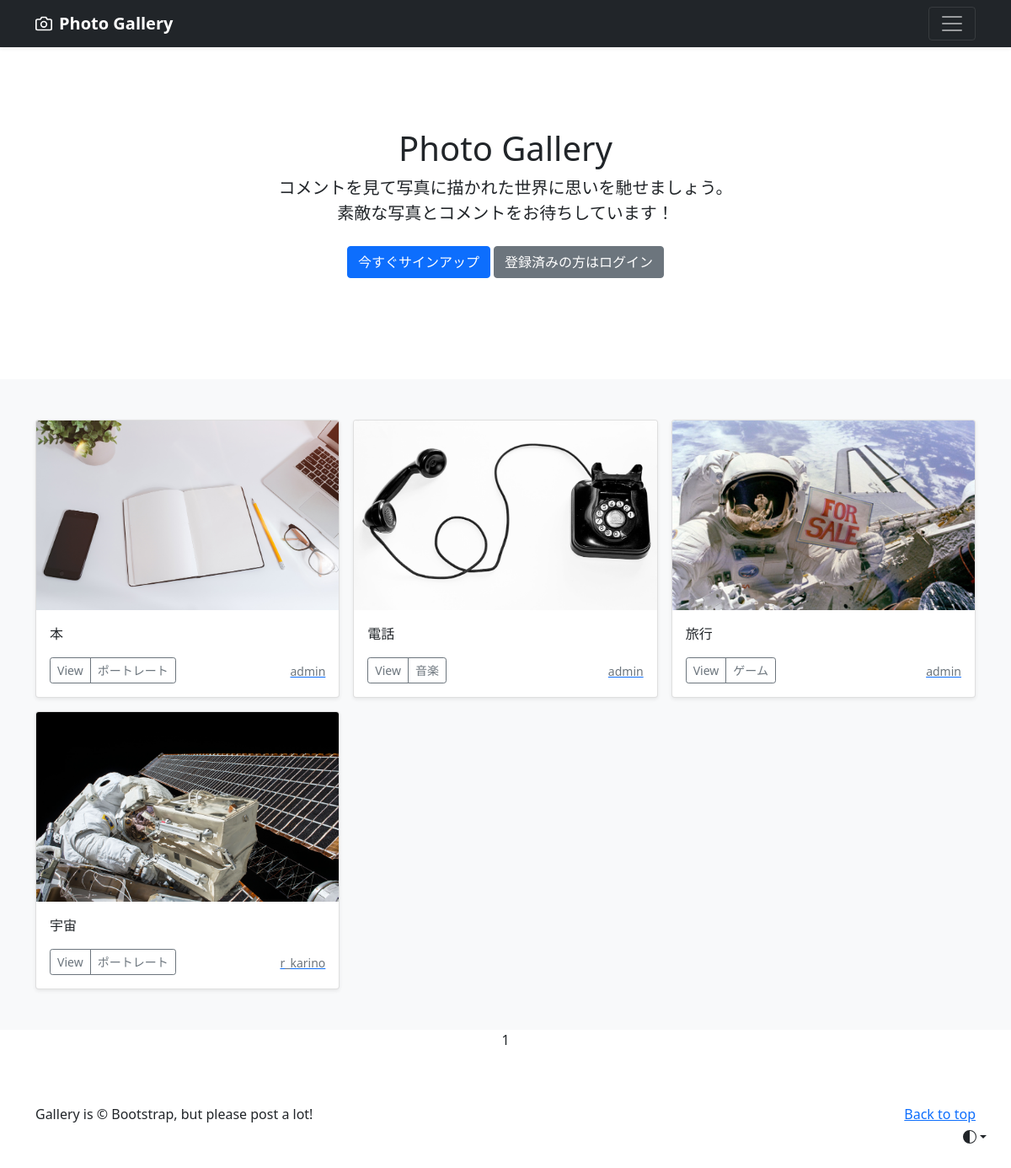
The page / on the database its author committed.
### photo/models.py (models this page shows, shortened)
class PhotoPost(models.Model):
    user = models.ForeignKey(
        CustomUser,
        verbose_name='ユーザー',
        on_delete=models.CASCADE
        )
    category = models.ForeignKey(
        Category,
        verbose_name='カテゴリ',
        on_delete=models.PROTECT
        )
    title = models.CharField(
        verbose_name='タイトル',
        max_length=200
        )
    comment = models.TextField(
        verbose_name='コメント'
        )
    image1 = models.ImageField(
        verbose_name='イメージ1',
        upload_to= 'photos'
        )
    image2 = models.ImageField(
        verbose_name='イメージ2',
        upload_to= 'photos',
        blank=True,
        null=True
        )
    posted_at = models.DateTimeField(
        verbose_name='投稿日時',
        auto_now_add=True
        )

class Category(models.Model):
    title = models.CharField(
        verbose_name='カテゴリ',
        max_length=20)

### accounts/models.py (models this page shows)
class CustomUser(AbstractUser):
    pass

### photo/views.py (the view)
# urls.py: path('', views.IndexView.as_view(), name = 'index'),
class IndexView(ListView):
    template_name = 'index.html'
    queryset = PhotoPost.objects.order_by('-posted_at')
    paginate_by = 9

### photo/templates/index.html (shortened to what this page needs)
{% extends 'base.html' %}
    {% block contents %}
    {% include "photos_title.html" %}
    {% include "photos_list.html" %}
    {% include "pagination.html" %}
    {% endblock %}

### photo/templates/photos_list.html (shortened to what this page needs)
  <div class="album py-5 bg-light">
    <div class="container">
      <div class="row row-cols-1 row-cols-sm-2 row-cols-md-3 g-3">
        {% for record in object_list %}
        <div class="col">
          <div class="card shadow-sm">
            <img  src="{{ record.image1.url }}"
                  class="bd-placeholder-img card-img-top" width="100%" height="225" xmlns="http://www.w3.org/2000/svg" role="img" aria-label="Placeholder: Thumbnail" preserveAspectRatio="xMidYMid slice" focusable="false"><title>Placeholder</title><rect width="100%" height="100%" fill="#55595c"/>
            <div class="card-body">
              <p class="card-text">
                {{ record.title }}
              </p>
              <div class="d-flex justify-content-between align-items-center">
                <div class="btn-group">
                   <button type="button"
                            class="btn btn-sm btn-outline-secondary"
                            onclick="location.href='{% url 'photo:photo_detail' record.pk %}'">
                            View</button>
                  <button type="button" class="btn btn-sm btn-outline-secondary"
                          onclick="location.href='{% url 'photo:photos_cat' category=record.category.id %}'">
                          {{ record.category.title }}</button>
                </div>
                <a href="{% url 'photo:user_list' user=record.user.id %}">
                  <small class="text-muted">
                    {{ record.user.username }}</small>
                </a>
              </div>
            </div>
          </div>
        </div>
        {% endfor %}
      </div>
    </div>
  </div>

### photo/templates/base.html (style rules this page uses)
.bd-placeholder-img { font-size: 1.125rem; text-anchor: middle; -webkit-user-select: none; -moz-user-select: none; user-select: none; }

### rows shown on the page
PhotoPost: image1 (picture), title "本", category "ポートレート", user.username "admin"
PhotoPost: image1 (picture), title "電話", category "音楽", user.username "admin"
PhotoPost: image1 (picture), title "旅行", category "ゲーム", user.username "admin"
PhotoPost: image1 (picture), title "宇宙", category "ポートレート", user.username "r_karino"

### other values the page prints
{{ num }} "1"
